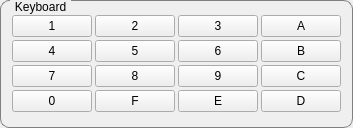
<?xml version="1.0" encoding="UTF-8"?>
<ui version="4.0">
 <class>SDKeyboard</class>
 <widget class="QWidget" name="SDKeyboard">
  <property name="windowModality">
   <enum>Qt::NonModal</enum>
  </property>
  <property name="geometry">
   <rect>
    <x>0</x>
    <y>0</y>
    <width>353</width>
    <height>128</height>
   </rect>
  </property>
  <property name="acceptDrops">
   <bool>false</bool>
  </property>
  <property name="windowTitle">
   <string>Form</string>
  </property>
  <property name="autoFillBackground">
   <bool>false</bool>
  </property>
  <layout class="QGridLayout" name="gridLayout">
   <property name="leftMargin">
    <number>0</number>
   </property>
   <property name="topMargin">
    <number>0</number>
   </property>
   <property name="rightMargin">
    <number>0</number>
   </property>
   <property name="bottomMargin">
    <number>0</number>
   </property>
   <item row="0" column="0">
    <widget class="QGroupBox" name="keyboardGroupBox">
     <property name="font">
      <font>
       <weight>50</weight>
       <bold>false</bold>
      </font>
     </property>
     <property name="styleSheet">
      <string notr="true">QGroupBox {
    border: 1px solid gray;
    border-radius: 9px;
    margin-top: 0.5em;
}

QGroupBox::title {
    subcontrol-origin: margin;
    left: 10px;
    padding: 0 3px 0 3px;
}</string>
     </property>
     <property name="title">
      <string>Keyboard</string>
     </property>
     <property name="alignment">
      <set>Qt::AlignLeading|Qt::AlignLeft|Qt::AlignVCenter</set>
     </property>
     <property name="flat">
      <bool>false</bool>
     </property>
     <property name="checkable">
      <bool>false</bool>
     </property>
     <layout class="QVBoxLayout" name="verticalLayout" stretch="4">
      <property name="spacing">
       <number>0</number>
      </property>
      <property name="leftMargin">
       <number>9</number>
      </property>
      <property name="topMargin">
       <number>9</number>
      </property>
      <property name="rightMargin">
       <number>9</number>
      </property>
      <property name="bottomMargin">
       <number>9</number>
      </property>
      <item>
       <layout class="QGridLayout" name="keyboardLayout">
        <property name="leftMargin">
         <number>2</number>
        </property>
        <property name="topMargin">
         <number>2</number>
        </property>
        <property name="rightMargin">
         <number>2</number>
        </property>
        <property name="bottomMargin">
         <number>2</number>
        </property>
        <property name="spacing">
         <number>3</number>
        </property>
        <item row="3" column="3">
         <widget class="QPushButton" name="keyC">
          <property name="text">
           <string>C</string>
          </property>
          <attribute name="buttonGroup">
           <string notr="true">keyboardGroup</string>
          </attribute>
         </widget>
        </item>
        <item row="4" column="2">
         <widget class="QPushButton" name="keyE">
          <property name="text">
           <string>E</string>
          </property>
          <attribute name="buttonGroup">
           <string notr="true">keyboardGroup</string>
          </attribute>
         </widget>
        </item>
        <item row="3" column="0">
         <widget class="QPushButton" name="key7">
          <property name="text">
           <string>7</string>
          </property>
          <attribute name="buttonGroup">
           <string notr="true">keyboardGroup</string>
          </attribute>
         </widget>
        </item>
        <item row="2" column="2">
         <widget class="QPushButton" name="key6">
          <property name="text">
           <string>6</string>
          </property>
          <attribute name="buttonGroup">
           <string notr="true">keyboardGroup</string>
          </attribute>
         </widget>
        </item>
        <item row="2" column="1">
         <widget class="QPushButton" name="key5">
          <property name="text">
           <string>5</string>
          </property>
          <attribute name="buttonGroup">
           <string notr="true">keyboardGroup</string>
          </attribute>
         </widget>
        </item>
        <item row="3" column="2">
         <widget class="QPushButton" name="key9">
          <property name="text">
           <string>9</string>
          </property>
          <attribute name="buttonGroup">
           <string notr="true">keyboardGroup</string>
          </attribute>
         </widget>
        </item>
        <item row="4" column="3">
         <widget class="QPushButton" name="keyD">
          <property name="text">
           <string>D</string>
          </property>
          <attribute name="buttonGroup">
           <string notr="true">keyboardGroup</string>
          </attribute>
         </widget>
        </item>
        <item row="4" column="0">
         <widget class="QPushButton" name="key0">
          <property name="text">
           <string>0</string>
          </property>
          <attribute name="buttonGroup">
           <string notr="true">keyboardGroup</string>
          </attribute>
         </widget>
        </item>
        <item row="2" column="3">
         <widget class="QPushButton" name="keyB">
          <property name="text">
           <string>B</string>
          </property>
          <attribute name="buttonGroup">
           <string notr="true">keyboardGroup</string>
          </attribute>
         </widget>
        </item>
        <item row="2" column="0">
         <widget class="QPushButton" name="key4">
          <property name="text">
           <string>4</string>
          </property>
          <attribute name="buttonGroup">
           <string notr="true">keyboardGroup</string>
          </attribute>
         </widget>
        </item>
        <item row="4" column="1">
         <widget class="QPushButton" name="keyF">
          <property name="text">
           <string>F</string>
          </property>
          <attribute name="buttonGroup">
           <string notr="true">keyboardGroup</string>
          </attribute>
         </widget>
        </item>
        <item row="3" column="1">
         <widget class="QPushButton" name="key8">
          <property name="text">
           <string>8</string>
          </property>
          <attribute name="buttonGroup">
           <string notr="true">keyboardGroup</string>
          </attribute>
         </widget>
        </item>
        <item row="0" column="1">
         <widget class="QPushButton" name="key2">
          <property name="text">
           <string>2</string>
          </property>
          <attribute name="buttonGroup">
           <string notr="true">keyboardGroup</string>
          </attribute>
         </widget>
        </item>
        <item row="0" column="2">
         <widget class="QPushButton" name="key3">
          <property name="text">
           <string>3</string>
          </property>
          <attribute name="buttonGroup">
           <string notr="true">keyboardGroup</string>
          </attribute>
         </widget>
        </item>
        <item row="0" column="3">
         <widget class="QPushButton" name="keyA">
          <property name="text">
           <string>A</string>
          </property>
          <attribute name="buttonGroup">
           <string notr="true">keyboardGroup</string>
          </attribute>
         </widget>
        </item>
        <item row="0" column="0">
         <widget class="QPushButton" name="key1">
          <property name="sizePolicy">
           <sizepolicy hsizetype="Minimum" vsizetype="Fixed">
            <horstretch>0</horstretch>
            <verstretch>0</verstretch>
           </sizepolicy>
          </property>
          <property name="statusTip">
           <string/>
          </property>
          <property name="text">
           <string>1</string>
          </property>
          <property name="autoDefault">
           <bool>false</bool>
          </property>
          <property name="default">
           <bool>false</bool>
          </property>
          <property name="flat">
           <bool>false</bool>
          </property>
          <attribute name="buttonGroup">
           <string notr="true">keyboardGroup</string>
          </attribute>
         </widget>
        </item>
       </layout>
      </item>
     </layout>
    </widget>
   </item>
  </layout>
 </widget>
 <resources/>
 <connections/>
 <buttongroups>
  <buttongroup name="keyboardGroup"/>
 </buttongroups>
</ui>
